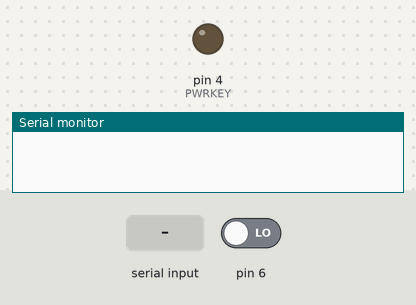
Recording of a sketch running on a simulated Arduino Uno, built with avr-gcc and run on an emulated ATmega328P. On the bench: output pins drawn as LEDs (lit = HIGH), the last lines printed to the serial monitor. The test bench sets the inputs (shaded band); at power-on: pin 6 LOW. The modem accepts every AT command (registered, SIM ready, sends succeed) and sends nothing else; pins used as bus, display or sensor lines are not drawn.

Above: at 0.9 s.
1.0 s: ",\n" received over the second serial link
4.0 s: "0\n" received over the second serial link
At 17.9 s:
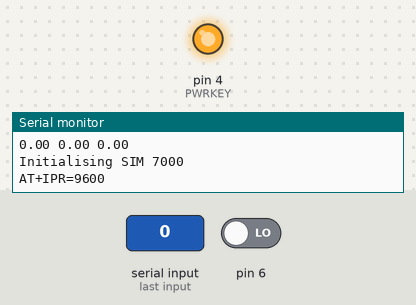
Timing chart, 0 to 43.2 s (numbered marks = the images above; inputs shaded):
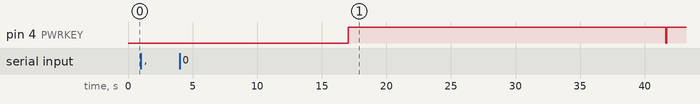

The sketch:

3EC_sensors_simbase.ino
```cpp
//this code is made to upload the data of the I2C depth sensor from XIAN TECHNOLOGY
#include <avr/power.h>
#include <SoftwareSerial.h>
#include <string.h>
#include <LowPower.h>

#define SIMCOM_7000 // SIM7000A/C/E/G
#define BAUDRATE 9600 // MUST be below 19200 (for stability) but 9600 is more stable

#define CHARBUFF 196 //SIM7000 serial response buffer //longer than 255 will cause issues
//#define Maxinterval 345000//milli seconds

// For SIM7000 BoSL board
#define PWRKEY 4
#define DTR 5 // Connect with solder jumper
#define BOSL_RX 9 // Microcontroller RX
#define BOSL_TX 8 // Microcontroller TX

//Define pins for both sensors

#define RESET 7// Reset for both sensors

// For the Depth sensor 1
#define DepEC_RX1 2
#define DepEC_TX1 3

//For the Depth sensor 2
#define DepEC_RX2 10
#define DepEC_TX2 11

//For the Depth sensor 3
#define DepEC_RX3 12
#define DepEC_TX3 13

//Site specific config
#define SITEID "Rain_Test"

//does not do anything atm // change values in transmit function
//#define APN "telstra.internet" //FOR TELSTRA
//#define APN "mdata.net.au" //FOR ALDI MOBILE

//default variable array (complilation purposes only)
bool defaultVars[10] = {1,1,1,1,1,1,1,1,1,1};

//millis timer variable
extern volatile unsigned long timer0_millis;

//gobal variables
char response[CHARBUFF]; //sim7000 serial response buffer
uint32_t lstTransmit = 0; //timestamp of last transmit (milli seconds)
String dataStr; //Transmit URL

//reponse stings
char CBC[5];
const int numberOfPieces = 5;
String pieces[numberOfPieces];
String DEPTH_EC1[3]; // 1-depth reading, 2-Temp reading, 3-EC reading
String DEPTH_EC2[3];// 1-depth reading, 2-Temp reading, 3-EC reading
String DEPTH_EC3[3];// 1-depth reading, 2-Temp reading, 3-EC reading
double pressVal1, tempVal1, ECVal1,pressVal2, tempVal2, ECVal2,pressVal3, tempVal3, ECVal3;
char Temp1[10];
char Press1[7];
char EC1[6];
char Temp2[10];
char Press2[7];
char EC2[6];
char Temp3[10];
char Press3[7];
char EC3[6];

//sensor variables
int scanInterval = 60;
uint8_t reps = 0;
double TempSum1 = 0, ECSum1 = 0, PressSum1 = 0,TempSum2 = 0, ECSum2 = 0, PressSum2 = 0,TempSum3 = 0, ECSum3 = 0, PressSum3 = 0 ;//To get the average of the 6 mins readings

int transmit;

//SIM7000 serial object
SoftwareSerial simCom = SoftwareSerial(BOSL_RX, BOSL_TX);
SoftwareSerial DepECScan1 = SoftwareSerial(DepEC_RX1, DepEC_TX1);
SoftwareSerial DepECScan2 = SoftwareSerial(DepEC_RX2, DepEC_TX2);
SoftwareSerial DepECScan3 = SoftwareSerial(DepEC_RX3, DepEC_TX3);


////clears char arrays////
void charBuffclr(bool clrVars[10] = defaultVars){
    if(clrVars[0]){
    memset(Temp1, '\0', 10);
    }
    if(clrVars[1]){
    memset(Press1, '\0', 7);
    }
    if(clrVars[2]){
    memset(EC1,'\0',6);
    }
    if(clrVars[3]){
    memset(Temp2, '\0', 10);
    }
    if(clrVars[4]){
    memset(Press2, '\0', 7);
    }
    if(clrVars[5]){
    memset(CBC,'\0',5);
    }
    if(clrVars[6]){
    memset(Temp3, '\0', 10);
    }
    if(clrVars[7]){
    memset(Press3, '\0', 7);
    }
    if(clrVars[8]){
    memset(EC3,'\0',6);
    }
    if(clrVars[9]){
    memset(EC2,'\0',6);
    }
}

//convert float to string
void convertchart(){

  //water temperature 1
  dtostrf(tempVal1, 2, 2, Temp1);

  //water temperature 2
  dtostrf(tempVal2, 2, 2, Temp2);


  //water temperature 3
  dtostrf(tempVal3, 2, 2, Temp3);

  //water pressure 1
  dtostrf(pressVal1, 2, 2, Press1);

 //water pressure 2
  dtostrf(pressVal2, 2, 2, Press2);

 //water pressure 3
  dtostrf(pressVal3, 2, 2, Press3);

  //EC measurement 1
  dtostrf(ECVal1, 2, 2, EC1);

    //EC measurement 2
  dtostrf(ECVal2, 2, 2, EC2);

    //EC measurement 3
  dtostrf(ECVal3, 2, 2, EC3);
}

void setup() {

    //TWBR = 158;
    //TWSR |= bit (TWPS1);

  //clear buffers
  charBuffclr();

  //ensure sim is in the off state
  simOff();

  //begin serial
  Serial.begin(BAUDRATE);
  //Serial.println(F("START TESTING"));

  pinMode(RESET, OUTPUT);
  digitalWrite(RESET, LOW);
  delay(10);
  digitalWrite(RESET, HIGH);
  pinMode(RESET, INPUT);
  DepECread1();
  DepECread2();
  DepECread3();

  convertchart();

  Serial.println("Initialising SIM 7000");
  simCom.begin(BAUDRATE);

  //initialise sim (on arduino startup only)
   simOn();
   simInit();

   CBCread();
   //getaverage();
   Transmit();

   simOff();


   Serial.println("Setup Down!");
   Serial.print("Temp 1: ");
   Serial.println(Temp1);
   Serial.print("Depth 1: ");
   Serial.println(pressVal1);
   Serial.print("EC 1: ");
   Serial.println(ECVal1);

   Serial.print("Temp 2: ");
   Serial.println(Temp2);
   Serial.print("Depth 2: ");
   Serial.println(pressVal2);
   Serial.print("EC 2: ");
   Serial.println(ECVal2);

   Serial.print("Temp 3: ");
   Serial.println(Temp3);
   Serial.print("Depth 3: ");
   Serial.println(pressVal3);
   Serial.print("EC 3: ");
   Serial.println(ECVal3);

}

void loop() {

  //set up a calibration mode


    Serial.print("reps: ");
    Serial.println(reps);
    Serial.print("ECSum 1: ");
    Serial.println(ECSum1);
    Serial.print("TempSum 1: ");
    Serial.println(TempSum1);
    Serial.print("PressSum 1: ");
    Serial.println(PressSum1);

    Serial.print("ECSum 2: ");
    Serial.println(ECSum2);
    Serial.print("TempSum 2: ");
    Serial.println(TempSum2);
    Serial.print("PressSum 2: ");
    Serial.println(PressSum2);

    Serial.print("ECSum 3: ");
    Serial.println(ECSum3);
    Serial.print("TempSum 3: ");
    Serial.println(TempSum3);
    Serial.print("PressSum 3: ");
    Serial.println(PressSum3);

    Serial.println("Sleep");

  if(digitalRead(6) == 1){
    Sleepy(60);
  }
  else{
    Sleepy(scanInterval-18);
  }
    reps++; //counter

    charBuffclr();

    Serial.println("Scanning");

    pinMode(RESET, OUTPUT);
    digitalWrite(RESET, LOW);
    delay(10);
    digitalWrite(RESET, HIGH);
    pinMode(RESET, INPUT);

    DepECread1();
    TempSum1 += tempVal1;
    PressSum1 += pressVal1;
    ECSum1 += ECVal1;

    DepECread2();
    TempSum2 += tempVal2;
    PressSum2 += pressVal2;
    ECSum2 += ECVal2;

    DepECread3();
    TempSum3 += tempVal3;
    PressSum3 += pressVal3;
    ECSum3 += ECVal3;

    if(reps == 6){

      charBuffclr();
      simOn();
      netUnreg();
      CBCread();
      getaverage();
      convertchart();
      Transmit();

      reps = 0;

      TempSum1 = 0;
      PressSum1 = 0;
      ECSum1 = 0;

      TempSum2 = 0;
      PressSum2 = 0;
      ECSum2 = 0;

      TempSum3 = 0;
      PressSum3 = 0;
      ECSum3 = 0;

      simOff();
    }


}

void DepECread1(){
  uint32_t tout = 0;
  uint8_t bytin = 0;
  String input = "";
  char data[20];
  // Keep track of current position in array
  int counter = 0;
  // Keep track of the last comma so we know where to start the substring
  int lastIndex = 0;
  // needs to turn the power on here via npn transistor

  memset(data, '\0', 20);

  DepECScan1.begin(9600);
  DepECScan1.listen();

  tout = millis();

  while(millis() - tout < 10000){
    if(DepECScan1.available() != 0){
      //Serial.println("Start");
      bytin = DepECScan1.read();
      if(bytin = 'R'){
        break;
      }
    }
  }

  DepECScan1.print('V');

  DepECScan1.setTimeout(1500);
  DepECScan1.readBytes(data, 20);
  input = data;

  //Serial.println(data);

  for(int i = 0; i<input.length(); i++){
    if(input.substring(i,i+1) == ","){
      // Grab the piece from the last index up to the current position and store it
      DEPTH_EC1[counter] = input.substring(lastIndex, i);
      // Update the last position and add 1, so it starts from the next character
      lastIndex = i + 1;
      // Increase the position in the array that we store into
      counter++;
    }

    // If we're at the end of the string (no more commas to stop us)
    if(i == input.length() - 1){
      // Grab the last part of the string from the lastIndex to the end
      DEPTH_EC1[counter] = input.substring(lastIndex, i);
    }
  }
  pressVal1 = DEPTH_EC1[0].toFloat();
  tempVal1 = DEPTH_EC1[1].toFloat();
  ECVal1 = DEPTH_EC1[2].toFloat();

  input = "";
  counter = 0;
  lastIndex = 0;

  DepECScan1.print('S');

  DepECScan1.flush();
  DepECScan1.end();

  Serial.println(F("Depth 1, Temp 1 and EC 1: "));
  Serial.print(pressVal1);
  Serial.print(" ");
  Serial.print(tempVal1);
  Serial.print(" ");
  Serial.println(ECVal1);

}

void DepECread2(){
  uint32_t tout = 0;
  uint8_t bytin = 0;
  String input = "";
  char data[20];
  // Keep track of current position in array
  int counter = 0;
  // Keep track of the last comma so we know where to start the substring
  int lastIndex = 0;
  // needs to turn the power on here via npn transistor

  memset(data, '\0', 20);

  DepECScan2.begin(9600);
  DepECScan2.listen();

  tout = millis();

  while(millis() - tout < 10000){
    if(DepECScan2.available() != 0){
      //Serial.println("Start");
      bytin = DepECScan2.read();
      if(bytin = 'R'){
        break;
      }
    }
  }

  DepECScan2.print('V');

  DepECScan2.setTimeout(1500);
  DepECScan2.readBytes(data, 20);
  input = data;

  //Serial.println(data);

  for(int i = 0; i<input.length(); i++){
    if(input.substring(i,i+1) == ","){
      // Grab the piece from the last index up to the current position and store it
      DEPTH_EC2[counter] = input.substring(lastIndex, i);
      // Update the last position and add 1, so it starts from the next character
      lastIndex = i + 1;
      // Increase the position in the array that we store into
      counter++;
    }

    // If we're at the end of the string (no more commas to stop us)
    if(i == input.length() - 1){
      // Grab the last part of the string from the lastIndex to the end
      DEPTH_EC2[counter] = input.substring(lastIndex, i);
    }
  }
  pressVal2 = DEPTH_EC2[0].toFloat();
  tempVal2 = DEPTH_EC2[1].toFloat();
  ECVal2 = DEPTH_EC2[2].toFloat();

  input = "";
  counter = 0;
  lastIndex = 0;

  DepECScan2.print('S');

  DepECScan2.flush();
  DepECScan2.end();

  Serial.println(F("Depth 2, Temp 2 and EC 2: "));
  Serial.print(pressVal2);
  Serial.print(" ");
  Serial.print(tempVal2);
  Serial.print(" ");
  Serial.println(ECVal2);

}

void DepECread3(){
  uint32_t tout = 0;
  uint8_t bytin = 0;
  String input = "";
  char data[20];
  // Keep track of current position in array
  int counter = 0;
  // Keep track of the last comma so we know where to start the substring
  int lastIndex = 0;
  // needs to turn the power on here via npn transistor

  memset(data, '\0', 20);

  DepECScan3.begin(9600);
  DepECScan3.listen();

  tout = millis();

  while(millis() - tout < 10000){
    if(DepECScan3.available() != 0){
      //Serial.println("Start");
      bytin = DepECScan3.read();
      if(bytin = 'R'){
        break;
      }
    }
  }

  DepECScan3.print('V');

  DepECScan3.setTimeout(1500);
  DepECScan3.readBytes(data, 20);
  input = data;

  //Serial.println(data);

  for(int i = 0; i<input.length(); i++){
    if(input.substring(i,i+1) == ","){
      // Grab the piece from the last index up to the current position and store it
      DEPTH_EC3[counter] = input.substring(lastIndex, i);
      // Update the last position and add 1, so it starts from the next character
      lastIndex = i + 1;
      // Increase the position in the array that we store into
      counter++;
    }

    // If we're at the end of the string (no more commas to stop us)
    if(i == input.length() - 1){
      // Grab the last part of the string from the lastIndex to the end
      DEPTH_EC3[counter] = input.substring(lastIndex, i);
    }
  }
  pressVal3 = DEPTH_EC3[0].toFloat();
  tempVal3 = DEPTH_EC3[1].toFloat();
  ECVal3 = DEPTH_EC3[2].toFloat();

  input = "";
  counter = 0;
  lastIndex = 0;

  DepECScan3.print('S');

  DepECScan3.flush();
  DepECScan3.end();

  Serial.println(F("Depth 3, Temp 3 and EC 3: "));
  Serial.print(pressVal3);
  Serial.print(" ");
  Serial.print(tempVal3);
  Serial.print(" ");
  Serial.println(ECVal3);

  simCom.listen();
}

void getaverage(){

    ECVal1 = (double) ECSum1 / (double) reps;
    tempVal1 = (double) TempSum1 / (double) reps;
    pressVal1 = (double) PressSum1 / (double) reps;

    ECVal2 = (double) ECSum2 / (double) reps;
    tempVal2 = (double) TempSum2 / (double) reps;
    pressVal2 = (double) PressSum2 / (double) reps;

     ECVal3 = (double) ECSum3 / (double) reps;
    tempVal3 = (double) TempSum3 / (double) reps;
    pressVal3 = (double) PressSum3 / (double) reps;

    ECSum1 = TempSum1 = PressSum1 = ECSum2 = TempSum2 = PressSum2 = ECSum3 = TempSum3 = PressSum3 =0;
}

/*bool shouldTransmit(){
  //checks to see if it has been longer than max transmit interval
    if (Maxinterval < millis() - lstTransmit){
        return 1;
    }

    //if all checks for transmit are not nessesary, return false
    return 0;
}
*/

////reads battery voltage from responce char array////
void storeCBCresponse(){

    bool end = 0;
    uint8_t x = 0;
    uint8_t j = 0;

    bool clrVars[10] = {0,0,0,0,0,1,0,0,0,0};

    charBuffclr(clrVars);

    //loop through reponce to extract data
    for (uint8_t i=0; i < CHARBUFF; i++){

        //string splitting cases
        switch(response[i]){
        case ':':
            x = 9;
            j = 0;
            i += 2;
            break;

        case ',':
            x++;
            j=0;
            break;

        case '\0':
            end = 1;
            break;
        case '\r':
            x++;
            j=0;
            break;
        }
        //write to char arrays
        if (response[i] != ','){
            switch(x){
                case 11:
                    CBC[j] = response[i];
                break;
            }
            //increment char array counter
            j++;
        }
        //break loop when end flag is high
        if (end){
            i = CHARBUFF;
        }
    }
}


//like delay but lower power and more dodgy//
void xDelay(uint32_t tmz){
  uint32_t tmzslc = tmz/64;
  //64 chosen as ballance between power savings and time spent in full clock mode
  clock_prescale_set(clock_div_64);
    delay(tmzslc);
  clock_prescale_set(clock_div_1);

  cli();
  timer0_millis += 63*tmzslc;
  sei();

  delay(tmz-64*tmzslc);
}

////powers on SIM7000////
void simOn() {
    //do check for if sim is on
  pinMode(PWRKEY, OUTPUT);
  pinMode(BOSL_TX, OUTPUT);
  digitalWrite(BOSL_TX, HIGH);
  pinMode(BOSL_RX, INPUT_PULLUP);


  digitalWrite(PWRKEY, LOW);
  // See spec sheets for your particular module
  xDelay(1000); // For SIM7000

  digitalWrite(PWRKEY, HIGH);
    xDelay(4000);
}

////powers off SIM7000////
void simOff() {
  //  TX / RX pins off to save power

  digitalWrite(BOSL_TX, LOW);
  digitalWrite(BOSL_RX, LOW);

  digitalWrite(PWRKEY, LOW);

  // See spec sheets for your particular module
  xDelay(1200); // For SIM7000

  digitalWrite(PWRKEY, HIGH);
    xDelay(2000);
}

////power down cellular functionality////
void netUnreg(){
    sendATcmd(F("AT+CFUN=0"), "OK", 1000);
}

////register to network////
void netReg(){
     sendATcmd(F("AT+CFUN=1"), "OK", 1000);//enable the modem

     xDelay(2000);
     sendATcmd(F("AT+CGDCONT=1,\"IP\",\"simbase\""), "OK", 2000);//set IPv4 and apn
     if(sendATcmd(F("AT+CREG?"), "+CREG: 0,5", 2000) == 0){//check that modem is registered as roaming
         sendATcmd(F("AT+COPS=1,2,50501"), "OK",50000); //register to telstra network
         sendATcmd(F("AT+CREG?"), "+CREG: 0,5", 2000); //check that modem is registered as roaming
     }
}

////sends at command, checks for reply////
bool sendATcmd(String ATcommand, char* expctAns, unsigned int timeout){
    uint32_t timeStart;
    bool answer;
    uint8_t a=0;

    do{a++;

    Serial.println(ATcommand);

    answer=0;

    timeStart = 0;


    delay(100);

    while( simCom.available() > 0) {
        simCom.read();    // Clean the input buffer
    }

    simCom.println(ATcommand);    // Send the AT command


    uint8_t i = 0;
    timeStart = millis();
    memset(response, '\0', CHARBUFF);    // Initialize the string

    // this loop waits for the answer

    do{
        if(simCom.available() != 0){
            response[i] = simCom.read();
            i++;
            // check if the desired answer is in the response of the module
            if (strstr(response, expctAns) != NULL)
            {
                answer = 1;
            }
        }


        // Waits for the asnwer with time out
    }
    while((answer == 0) && ((millis() - timeStart) < timeout));

    if (expctAns == "0"){
                answer = 1;
            }
    Serial.println(response);

    }while(answer == 0 && a < 5);

     a = 0;
     return answer;
}


////initialises sim on arduino startup////
void simInit(){

      sendATcmd(F("AT+IPR=9600"),"OK",1000);

      sendATcmd(F("ATE0"),"OK",1000);

      sendATcmd(F("AT&W0"),"OK",1000);

}


void CBCread(){
    //get GNSS data
    if (sendATcmd(F("AT+CBC"), "OK",1000)){

        storeCBCresponse();

    }
}


////SLEEPS FOR SET TIME////
void Sleepy(uint16_t ScanInterval){ //Sleep Time in seconds

    simCom.flush(); // must run before going to sleep

    Serial.flush(); // ensures that all messages have sent through serial before arduino sleeps
/*
    LowPower.powerDown(SLEEP_4S, ADC_OFF, BOD_OFF); //8 seconds dosen't work on the 8mhz
    //advance millis timer as it is paused in sleep
    noInterrupts();
    timer0_millis += 4000;
    interrupts();
    */

    while(ScanInterval >= 1){
        LowPower.powerDown(SLEEP_1S, ADC_OFF, BOD_OFF); //8 seconds dosen't work on the 8mhz
        //advance millis timer as it is paused in sleep
        noInterrupts();
        timer0_millis += 1000;
        interrupts();

        ScanInterval -= 1;
    }
}

////TRANSMITS LAST GPS CORDINATES TO WEB////
void Transmit(){

    dataStr = "AT+HTTPPARA=\"URL\",\"www.bosl.com.au/IoT/testing/scripts/WriteMe.php?SiteName=";

    dataStr += SITEID;
    dataStr += ".csv";
    dataStr += "&T=";
    dataStr += Press1; //pressure of the low cost sensor --> need to convert to water level based on temperature data
    dataStr += "&EC=";
    dataStr += Temp1; //temperature of the low cost sensor
    dataStr += "&D=";
    dataStr += EC1; //EC data --> need to check the sensor's code to fix
    dataStr += "&B=";
    dataStr += Press2; //pressure of the low cost sensor --> need to convert to water level based on temperature data
    dataStr += "&U=";
    dataStr += Temp2; //temperature of the low cost sensor
    dataStr += "&V=";
    dataStr += EC2; //EC data --> need to check the sensor's code to fix
    dataStr += "&W=";
    dataStr += Press3; //pressure of the low cost sensor --> need to convert to water level based on temperature data
    dataStr += "&X=";
    dataStr += Temp3; //temperature of the low cost sensor
    dataStr += "&Y=";
    dataStr += EC3; //EC data --> need to check the sensor's code to fix
    dataStr += "&Z=";
    dataStr += CBC;
    dataStr += "\"";


    netReg();

    ///***check logic
   //set CSTT - if it is already set, then no need to do again...
        sendATcmd(F("AT+CSTT?"), "OK",1000);
        if (strstr(response, "hologram") != NULL){
            //this means the cstt has been set, so no need to set again!
            Serial.println("CSTT already set to APN ...no need to set again");
       } else {
            sendATcmd(F("AT+CSTT=\"simbase\""), "OK",1000);
        }


    //close open bearer
    sendATcmd(F("AT+SAPBR=2,1"), "OK",1000);
    if (strstr(response, "1,1") == NULL){
        if (strstr(response, "1,3") == NULL){
        sendATcmd(F("AT+SAPBR=0,1"), "OK",1000);
        }
        sendATcmd(F("AT+SAPBR=3,1,\"APN\",\"simbase\""), "OK",1000); //set bearer apn
        sendATcmd(F("AT+SAPBR=1,1"), "OK",1000);
    }


    sendATcmd(F("AT+HTTPINIT"), "OK",1000);
    sendATcmd(F("AT+HTTPPARA=\"CID\",1"), "OK",1000);

    sendATcmd(dataStr, "OK",1000);

   sendATcmd(F("AT+HTTPACTION=0"), "200",2000);
    sendATcmd(F("AT+HTTPTERM"), "OK",1000);
  //close the bearer connection
    sendATcmd(F("AT+SAPBR=0,1"), "OK",1000);

    netUnreg();

    lstTransmit = millis();
}
```

Measured:
- after the input at 4.0 s, pin 4 (PWRKEY): LOW → HIGH after 13.1 s instead of 21.6 s
